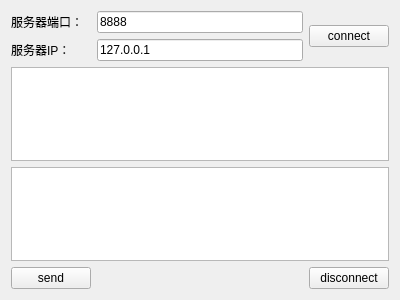
<?xml version="1.0" encoding="UTF-8"?>
<ui version="4.0">
 <class>ClientWidget</class>
 <widget class="QWidget" name="ClientWidget">
  <property name="geometry">
   <rect>
    <x>0</x>
    <y>0</y>
    <width>400</width>
    <height>300</height>
   </rect>
  </property>
  <property name="windowTitle">
   <string>Form</string>
  </property>
  <layout class="QGridLayout" name="gridLayout">
   <item row="0" column="0">
    <widget class="QLabel" name="label">
     <property name="text">
      <string>服务器端口：</string>
     </property>
    </widget>
   </item>
   <item row="0" column="1">
    <widget class="QLineEdit" name="lineEditPort">
     <property name="text">
      <string>8888</string>
     </property>
    </widget>
   </item>
   <item row="1" column="0">
    <widget class="QLabel" name="label_2">
     <property name="text">
      <string>服务器IP：</string>
     </property>
    </widget>
   </item>
   <item row="1" column="1">
    <widget class="QLineEdit" name="lineEditIP">
     <property name="text">
      <string>127.0.0.1</string>
     </property>
    </widget>
   </item>
   <item row="2" column="0" colspan="3">
    <widget class="QTextEdit" name="textEditRead">
     <property name="readOnly">
      <bool>true</bool>
     </property>
    </widget>
   </item>
   <item row="3" column="0" colspan="3">
    <widget class="QTextEdit" name="textEditWrite"/>
   </item>
   <item row="4" column="0">
    <widget class="QPushButton" name="buttonSend">
     <property name="text">
      <string>send</string>
     </property>
    </widget>
   </item>
   <item row="4" column="1">
    <spacer name="horizontalSpacer">
     <property name="orientation">
      <enum>Qt::Horizontal</enum>
     </property>
     <property name="sizeHint" stdset="0">
      <size>
       <width>217</width>
       <height>20</height>
      </size>
     </property>
    </spacer>
   </item>
   <item row="4" column="2">
    <widget class="QPushButton" name="buttonClose">
     <property name="text">
      <string>disconnect</string>
     </property>
    </widget>
   </item>
   <item row="0" column="2" rowspan="2">
    <widget class="QPushButton" name="buttonConnect">
     <property name="text">
      <string>connect</string>
     </property>
    </widget>
   </item>
  </layout>
 </widget>
 <resources/>
 <connections/>
</ui>
